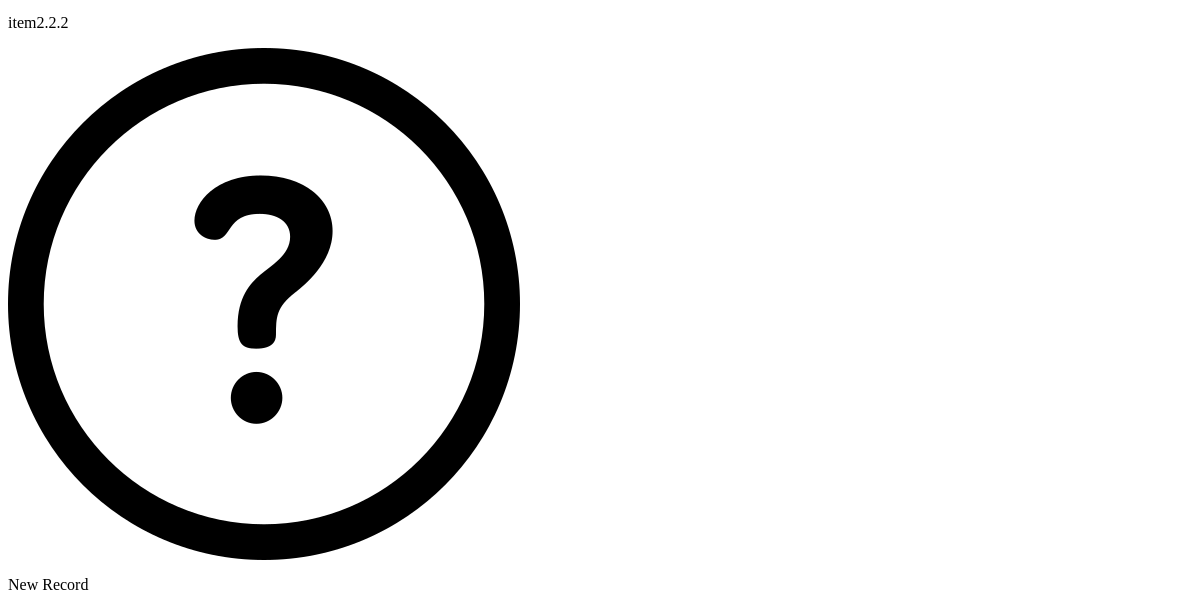
The app's page /tb_item (lower part), older data.
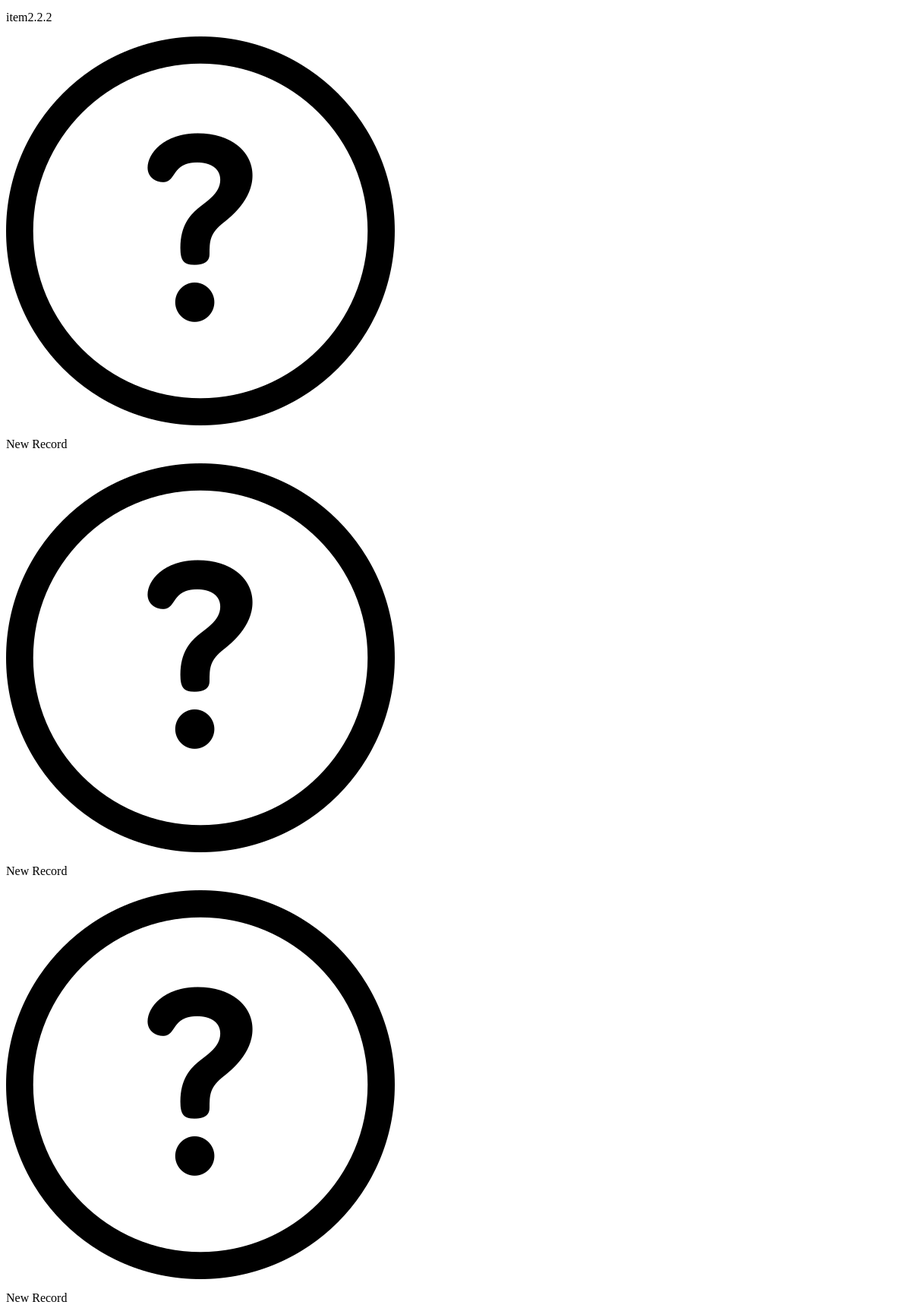
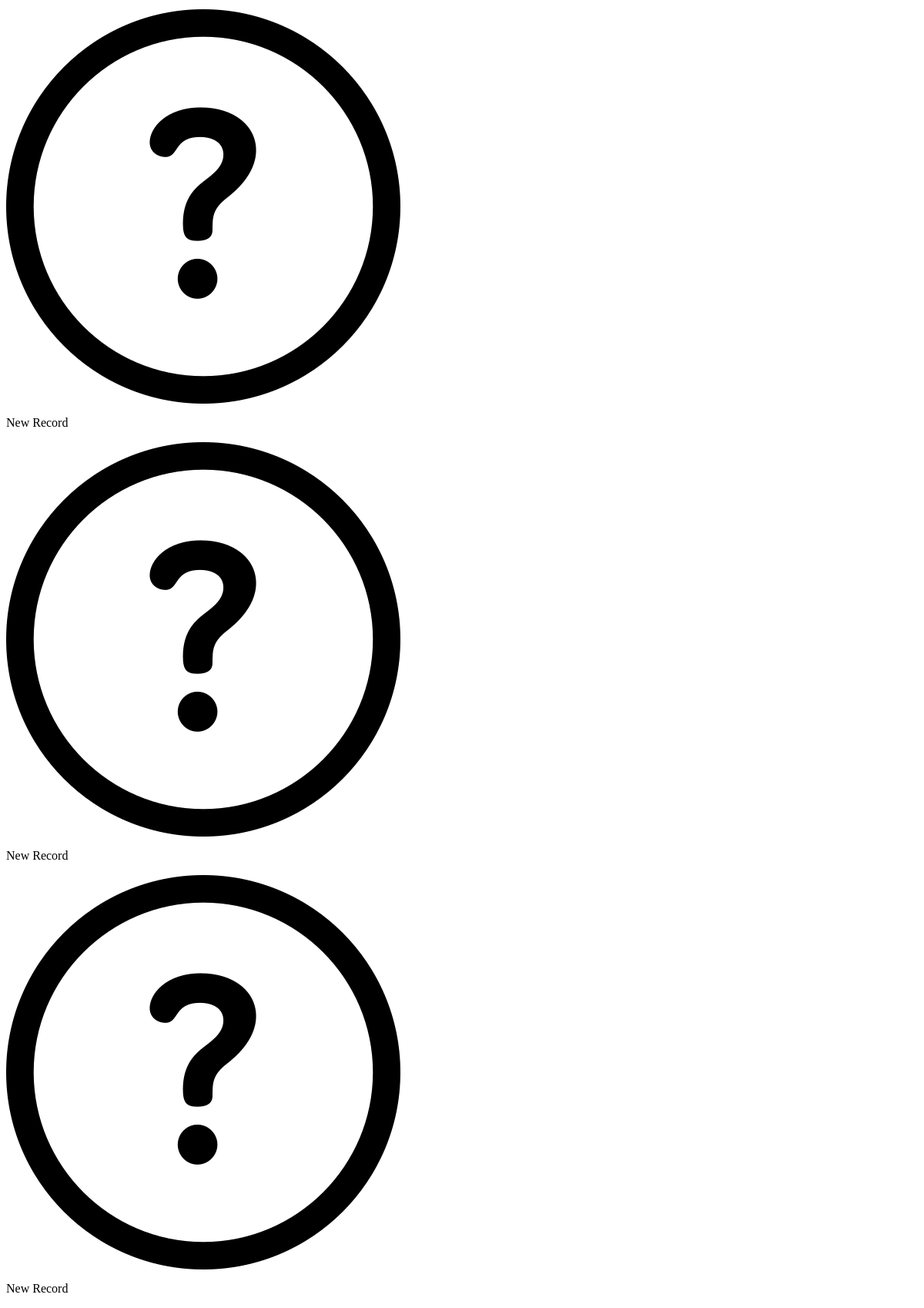
The same page, newer data (2 pictures, top to bottom).
### tables this page shows
CREATE TABLE "tb_item" (
	"id"	INTEGER,
	"name"	TEXT NOT NULL,
	"image_url"	TEXT,
	"property"	TEXT,
	PRIMARY KEY("id" AUTOINCREMENT)
);

### app.py (the view)
@app.route('/tb_item')
def get_items():
    conn = get_db_connection()
    records = conn.execute('SELECT * FROM tb_item').fetchall()
    conn.close()
    return render_template('items.html', items=records)

### app.py (called while the page is built)
def get_db_connection():
    conn = sqlite3.connect('database.db')
    conn.row_factory = sqlite3.Row
    return conn

### templates/items.html
<div class="item-list">
    {% for record in items %}
    <div class="item-box"
         data-id="{{ record.id }}"
         data-name="{{ record.name }}"
         data-image="{{ record.image_url }}">
        <img src="{{ record.image_url }}" alt="{{ record.name }}">
        <p>{{ record.name }}</p>
    </div>
    {% endfor %}
</div>

Row changes from the older to the newer data that the page shows:
added tb_item: image_url (picture), name "New Record"
added tb_item: image_url (picture), name "New Record"
added tb_item: image_url (picture), name "New Record"
added tb_item: image_url (picture), name "New Record"
added tb_item: image_url (picture), name "New Record"
